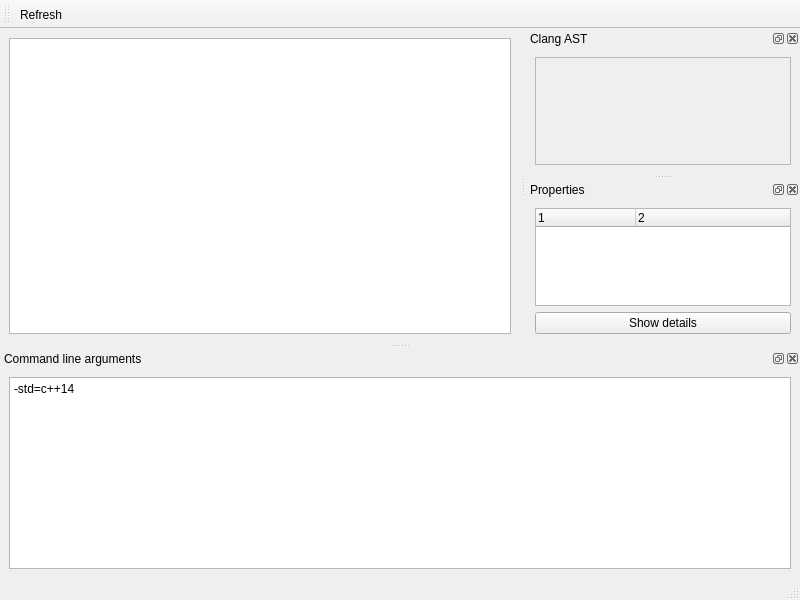
<?xml version="1.0" encoding="UTF-8"?>
<ui version="4.0">
 <class>MainWindow</class>
 <widget class="QMainWindow" name="MainWindow">
  <property name="geometry">
   <rect>
    <x>0</x>
    <y>0</y>
    <width>800</width>
    <height>600</height>
   </rect>
  </property>
  <property name="windowTitle">
   <string>Clang AST viewer</string>
  </property>
  <widget class="QWidget" name="centralwidget">
   <layout class="QGridLayout" name="gridLayout">
    <item row="0" column="0">
     <widget class="QTextEdit" name="codeViewer">
      <property name="font">
       <font>
        <family>Consolas</family>
        <pointsize>10</pointsize>
       </font>
      </property>
      <property name="styleSheet">
       <string notr="true">selection-background-color: rgb(170, 85, 255);
selection-color: white</string>
      </property>
      <property name="tabStopWidth">
       <number>25</number>
      </property>
     </widget>
    </item>
   </layout>
  </widget>
  <widget class="QMenuBar" name="menubar">
   <property name="geometry">
    <rect>
     <x>0</x>
     <y>0</y>
     <width>800</width>
     <height>21</height>
    </rect>
   </property>
  </widget>
  <widget class="QStatusBar" name="statusbar"/>
  <widget class="QDockWidget" name="astDock">
   <property name="windowTitle">
    <string>Clang AST</string>
   </property>
   <attribute name="dockWidgetArea">
    <number>2</number>
   </attribute>
   <widget class="QWidget" name="dockWidgetContents">
    <layout class="QGridLayout" name="gridLayout_2">
     <item row="0" column="0">
      <widget class="QTreeView" name="astTreeView">
       <property name="enabled">
        <bool>false</bool>
       </property>
       <property name="styleSheet">
        <string notr="true">QTreeView::item:selected { color:white; background:rgb(170, 85, 255); }</string>
       </property>
       <property name="indentation">
        <number>10</number>
       </property>
       <property name="headerHidden">
        <bool>true</bool>
       </property>
      </widget>
     </item>
    </layout>
   </widget>
  </widget>
  <widget class="QToolBar" name="toolBar">
   <property name="windowTitle">
    <string>toolBar</string>
   </property>
   <attribute name="toolBarArea">
    <enum>TopToolBarArea</enum>
   </attribute>
   <attribute name="toolBarBreak">
    <bool>false</bool>
   </attribute>
   <addaction name="actionRefresh"/>
  </widget>
  <widget class="QDockWidget" name="dockWidget">
   <property name="windowTitle">
    <string>Command line arguments</string>
   </property>
   <attribute name="dockWidgetArea">
    <number>8</number>
   </attribute>
   <widget class="QWidget" name="dockWidgetContents_2">
    <layout class="QGridLayout" name="gridLayout_3">
     <item row="0" column="0">
      <widget class="QPlainTextEdit" name="commandLineArgs">
       <property name="plainText">
        <string>-std=c++14</string>
       </property>
      </widget>
     </item>
    </layout>
   </widget>
  </widget>
  <widget class="QDockWidget" name="dockWidget_2">
   <property name="windowTitle">
    <string>Properties</string>
   </property>
   <attribute name="dockWidgetArea">
    <number>2</number>
   </attribute>
   <widget class="QWidget" name="dockWidgetContents_3">
    <layout class="QGridLayout" name="gridLayout_4">
     <item row="0" column="0">
      <widget class="QTreeWidget" name="nodeProperties">
       <property name="columnCount">
        <number>2</number>
       </property>
       <column>
        <property name="text">
         <string notr="true">1</string>
        </property>
       </column>
       <column>
        <property name="text">
         <string notr="true">2</string>
        </property>
       </column>
      </widget>
     </item>
     <item row="1" column="0">
      <widget class="QPushButton" name="showDetails">
       <property name="text">
        <string>Show details</string>
       </property>
      </widget>
     </item>
    </layout>
   </widget>
  </widget>
  <action name="actionRefresh">
   <property name="text">
    <string>Refresh</string>
   </property>
  </action>
 </widget>
 <resources/>
 <connections/>
</ui>
